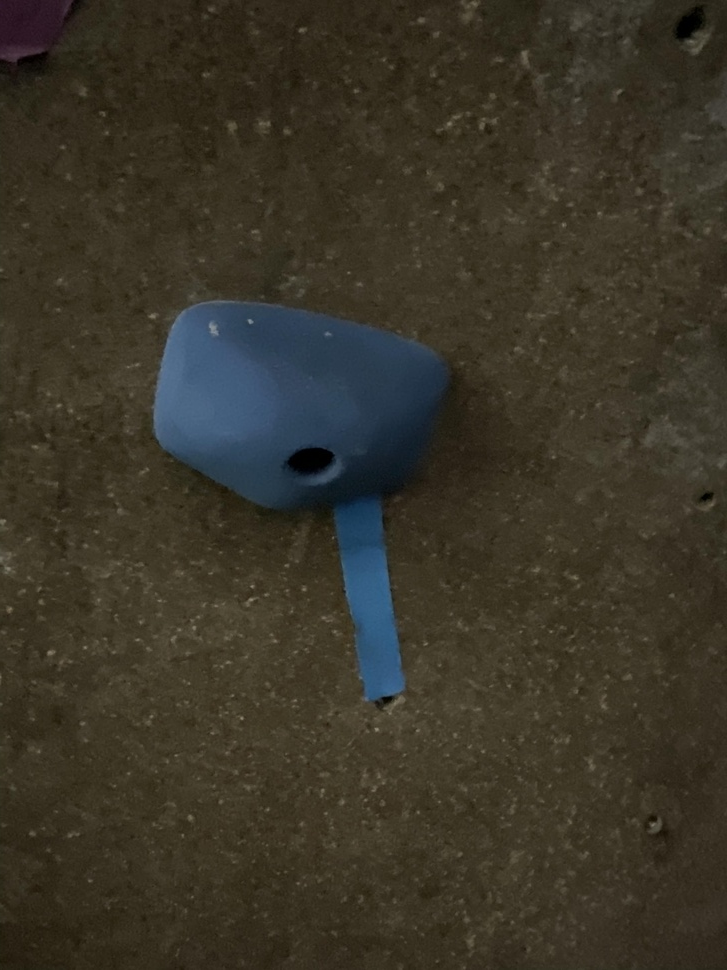
#> input picture Test Holds/IMG_0179.jpg, 727 x 970 px, shrunk from 3024 x 4032 before the run; its folder holds 4 pictures in this run
$ python color_detection.py
#> lines starting #> are read from the running program, lines starting #| are printed output that depends on the picture; after the words box and inside, x2 and y2 are one past the last pixel; in counts of white or black regions, pixels touching at a corner belong together
import cv2
import numpy as np
import matplotlib.pyplot as plt
import glob

# Function to detect holds and draw bounding boxes based on color
def detect_holds_by_color(image, color_ranges):
    output_image = image.copy()

    for color_name, (lower, upper) in color_ranges.items():
        # Create mask for the specific color
        lower_bound = np.array(lower, dtype="uint8")
        upper_bound = np.array(upper, dtype="uint8")
        mask = cv2.inRange(image, lower_bound, upper_bound)

        # Find where the mask has non-zero values (i.e., the areas with the specified color)
        y_indices, x_indices = np.where(mask > 0)

        if len(x_indices) > 0 and len(y_indices) > 0:
            # Calculate the bounding box coordinates based on min/max of x and y
            x_min, x_max = np.min(x_indices), np.max(x_indices)
            y_min, y_max = np.min(y_indices), np.max(y_indices)

            # Convert the HSV color to RGB for bounding box color
            color_rgb = cv2.cvtColor(np.uint8([[lower_bound]]), cv2.COLOR_HSV2RGB)[0][0]
            color_rgb = tuple(int(c) for c in color_rgb)  # Convert to tuple for OpenCV

            # Draw the bounding box with its respective color
            cv2.rectangle(output_image, (x_min, y_min), (x_max, y_max), color_rgb, 20)

    return output_image, mask

def main():
    # Define color ranges for HSV (Adjust these values as needed)
    color_ranges = {
        "red": ([0, 100, 100], [10, 255, 255]),         # Example for red
        "green": ([35, 100, 100], [85, 255, 255]),      # Example for green
        "purple": ([130, 100, 100], [160, 255, 255]),   # Example for purple
        "yellow": ([20, 100, 100], [30, 255, 255]),     # Example for yellow
        "blue": ([100, 100, 100], [130, 255, 255]),     # Example for blue
        "orange": ([10, 150, 150], [25, 255, 255]),     # Example for orange
        "black": ([0, 0, 0], [180, 255, 50]),           # Example for black
        "white": ([0, 0, 200], [180, 20, 255])          # Example for white
    }

    # Get image file paths
    images = glob.glob('Rock-Climbing-Capstone-Project/Test Holds/*.jpg')

    for image_path in images:
        # Load image
        bgr_image = cv2.imread(image_path)
#> bgr_image is the input picture: shape (970, 727, 3); mean B, G, R 40.3, 52.9, 57.6

        # Convert image to HSV
        image_hsv = cv2.cvtColor(bgr_image, cv2.COLOR_BGR2HSV)
#> image_hsv: shape (970, 727, 3); mean H, S, V 28.7, 101.8, 61

        # Detect holds by color and get the mask and output image
        output, mask = detect_holds_by_color(image_hsv, color_ranges)
#> the loop in detect_holds_by_color, `for color_name, (lower, upper) in color_ranges.items():` made 8 passes
#> (x_min, x_max, y_min, y_max) on passes 5, 7: (158, 403, 309, 699), (0, 726, 0, 969)
#> after the loop in detect_holds_by_color, `for color_name, (lower, upper) in color_ranges.items():`: output_image: shape (970, 727, 3); mean H, S, V 27.9, 96.3, 59.4

        # Convert mask to displayable format (binary mask to grayscale)
        mask_display = cv2.cvtColor(mask, cv2.COLOR_GRAY2RGB)
#> mask_display: shape (970, 727, 3); every value is 0

        # Display the original image, the mask, and the bounding box result
        plt.figure(figsize=(15, 5))

        # Original image
        plt.subplot(1, 3, 1)
        plt.imshow(cv2.cvtColor(bgr_image, cv2.COLOR_BGR2RGB))
        plt.title('Original Image')
        plt.axis('off')

        # Mask of the color detection
        plt.subplot(1, 3, 2)
        plt.imshow(mask_display)
        plt.title('Color Mask')
        plt.axis('off')

        # Final image with bounding box
        plt.subplot(1, 3, 3)
        plt.imshow(cv2.cvtColor(output, cv2.COLOR_HSV2RGB))
        plt.title('Bounding Box on Original Image')
        plt.axis('off')

        plt.show()
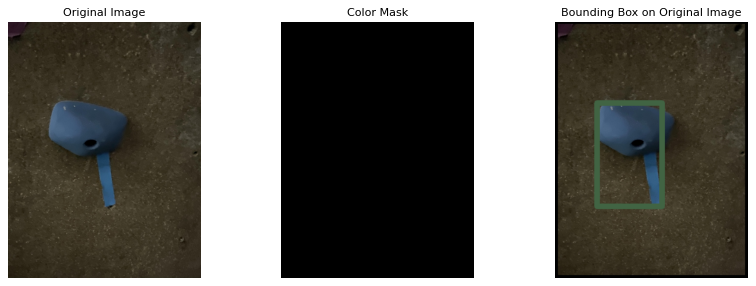
#> figure drawn by matplotlib, 3 panels
#> pass 2 of the loop in main, `for image_path in images:`:
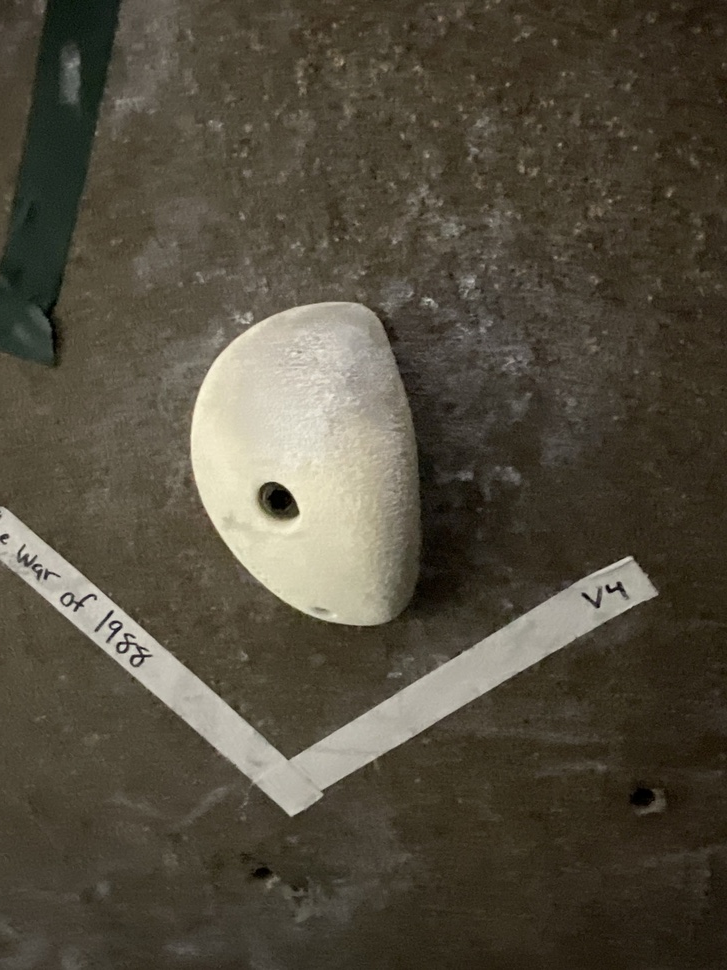
#> input picture Test Holds/IMG_0181.jpg, 727 x 970 px, shrunk from 3024 x 4032 before the run
#> in main, bgr_image is the input picture: shape (970, 727, 3); mean B, G, R 62.1, 76.6, 82.9
#> image_hsv: shape (970, 727, 3); mean H, S, V 21.9, 77.9, 83.3
#> the loop in detect_holds_by_color (call 2), `for color_name, (lower, upper) in color_ranges.items():` made 8 passes
#> (y_indices, x_indices, x_min, x_max, y_min, y_max, color_rgb) on pass 4: ([506, 512, 534, 535], [261, 266, 218, 218], 218, 266, 506, 535, (100, 87, 61))
#> in main, `output, mask = detect_holds_by_color(image_hsv, color_ranges)`:
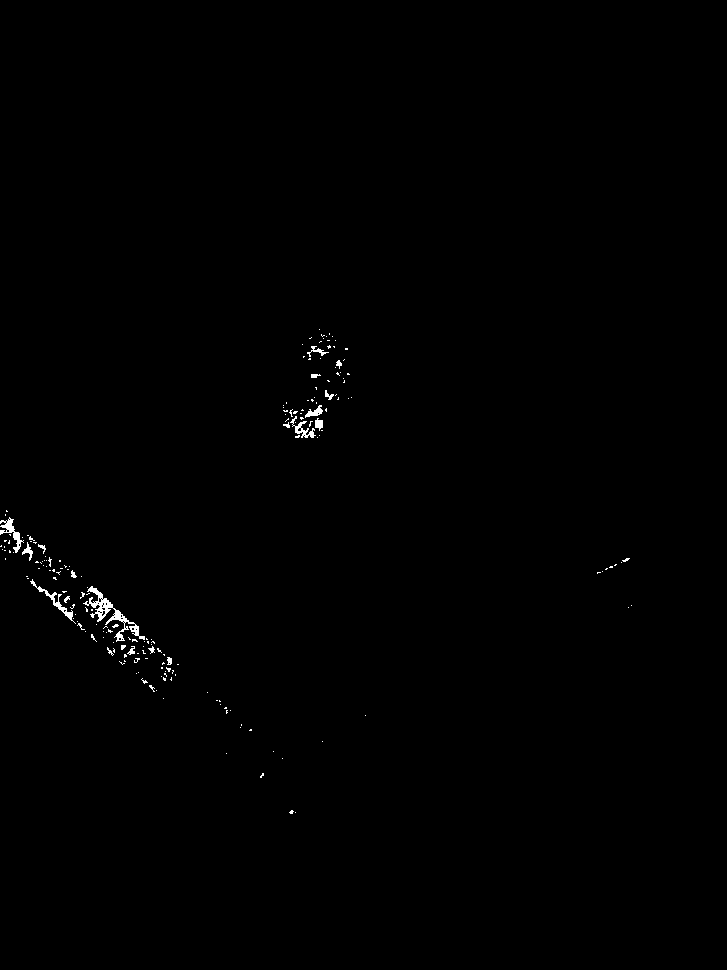
#> mask: shape (970, 727); 0.39% white; 195 white regions (176 under 20 px), largest, box (x1, y1, x2, y2) and area: (83, 586, 145, 642) 682, (0, 517, 24, 553) 255, (30, 579, 76, 624) 243
#> in main, `plt.show()`:
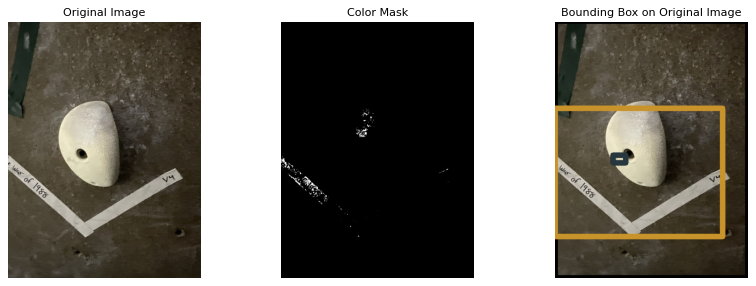
#> figure drawn by matplotlib, 3 panels
#> pass 3 of the loop in main, `for image_path in images:`:
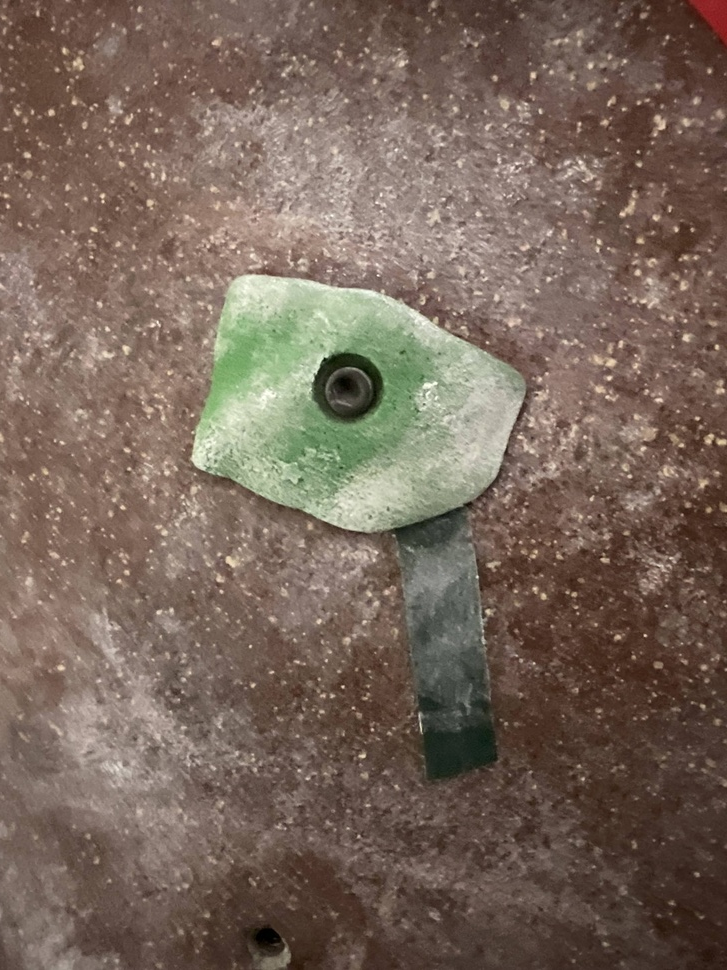
#> input picture Test Holds/IMG_0183.jpg, 727 x 970 px, shrunk from 3024 x 4032 before the run
#> in main, bgr_image is the input picture: shape (970, 727, 3); mean B, G, R 90.4, 102.4, 119.7
#> image_hsv: shape (970, 727, 3); mean H, S, V 14, 70.7, 121.2
#> the loop in detect_holds_by_color (call 3), `for color_name, (lower, upper) in color_ranges.items():` made 8 passes
#> (x_min, x_max, y_min, y_max, color_rgb) on passes 1, 2, 7, 8: (0, 726, 0, 633, (100, 61, 61)), (216, 422, 330, 467, (93, 100, 61)), (243, 726, 354, 969, (0, 0, 0)), (115, 520, 149, 769, (200, 200, 200))
#> pass 1, in detect_holds_by_color (call 3), `mask = cv2.inRange(image, lower_bound, upper_bound)`:
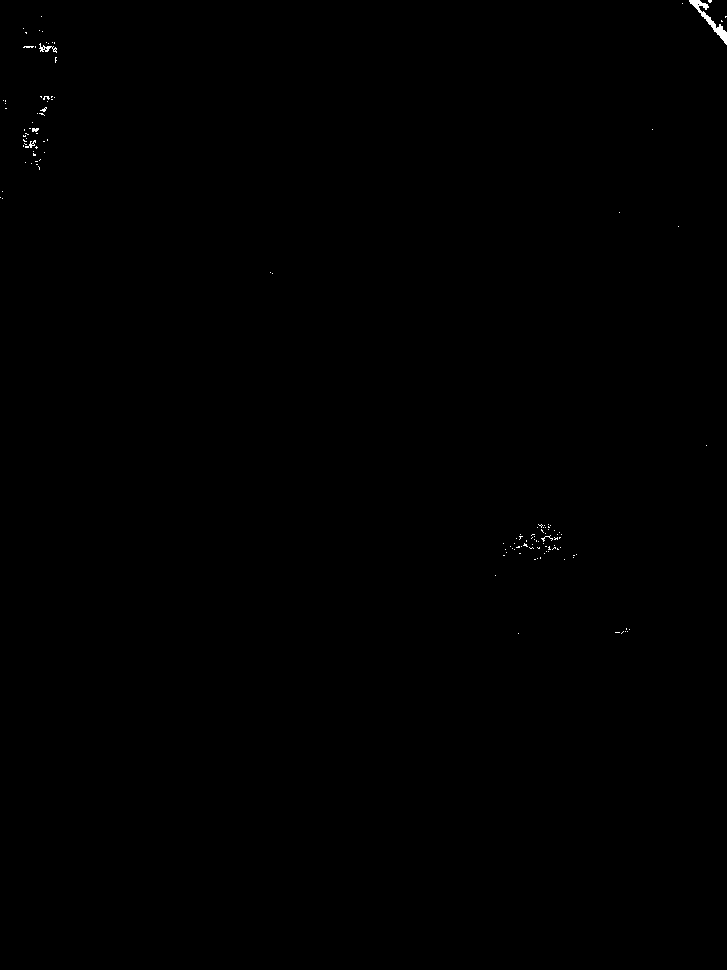
#> mask: shape (970, 727); 0.12% white; 132 white regions (127 under 20 px), largest, box (x1, y1, x2, y2) and area: (689, 0, 727, 45) 351, (39, 43, 57, 53) 68, (25, 140, 36, 148) 35, (32, 128, 39, 132) 23, (541, 535, 553, 542) 22
#> mask_display: shape (970, 727, 3); 0.23% white; 110 white regions (93 under 20 px), largest, box (x1, y1, x2, y2) and area: (407, 312, 440, 338) 290, (487, 419, 513, 449) 196, (468, 388, 492, 405) 171
#> in main, `plt.show()`:
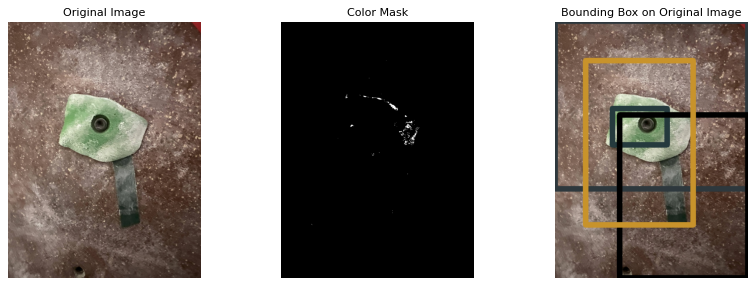
#> figure drawn by matplotlib, 3 panels
#> the loop made 4 passes; the first 3 are shown

if __name__ == "__main__":
    main()
